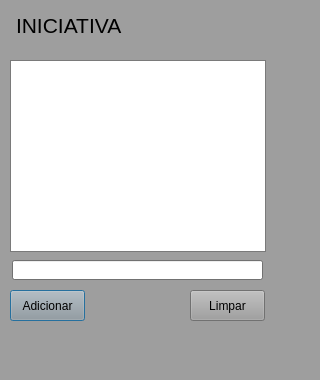
<?xml version="1.0" encoding="UTF-8"?>
<ui version="4.0">
 <class>iniciativas</class>
 <widget class="QDialog" name="iniciativas">
  <property name="geometry">
   <rect>
    <x>0</x>
    <y>0</y>
    <width>320</width>
    <height>380</height>
   </rect>
  </property>
  <property name="palette">
   <palette>
    <active>
     <colorrole role="WindowText">
      <brush brushstyle="SolidPattern">
       <color alpha="255">
        <red>0</red>
        <green>0</green>
        <blue>0</blue>
       </color>
      </brush>
     </colorrole>
     <colorrole role="Button">
      <brush brushstyle="SolidPattern">
       <color alpha="255">
        <red>158</red>
        <green>158</green>
        <blue>158</blue>
       </color>
      </brush>
     </colorrole>
     <colorrole role="Light">
      <brush brushstyle="SolidPattern">
       <color alpha="255">
        <red>237</red>
        <green>237</green>
        <blue>237</blue>
       </color>
      </brush>
     </colorrole>
     <colorrole role="Midlight">
      <brush brushstyle="SolidPattern">
       <color alpha="255">
        <red>197</red>
        <green>197</green>
        <blue>197</blue>
       </color>
      </brush>
     </colorrole>
     <colorrole role="Dark">
      <brush brushstyle="SolidPattern">
       <color alpha="255">
        <red>79</red>
        <green>79</green>
        <blue>79</blue>
       </color>
      </brush>
     </colorrole>
     <colorrole role="Mid">
      <brush brushstyle="SolidPattern">
       <color alpha="255">
        <red>105</red>
        <green>105</green>
        <blue>105</blue>
       </color>
      </brush>
     </colorrole>
     <colorrole role="Text">
      <brush brushstyle="SolidPattern">
       <color alpha="255">
        <red>0</red>
        <green>0</green>
        <blue>0</blue>
       </color>
      </brush>
     </colorrole>
     <colorrole role="BrightText">
      <brush brushstyle="SolidPattern">
       <color alpha="255">
        <red>255</red>
        <green>255</green>
        <blue>255</blue>
       </color>
      </brush>
     </colorrole>
     <colorrole role="ButtonText">
      <brush brushstyle="SolidPattern">
       <color alpha="255">
        <red>0</red>
        <green>0</green>
        <blue>0</blue>
       </color>
      </brush>
     </colorrole>
     <colorrole role="Base">
      <brush brushstyle="SolidPattern">
       <color alpha="255">
        <red>255</red>
        <green>255</green>
        <blue>255</blue>
       </color>
      </brush>
     </colorrole>
     <colorrole role="Window">
      <brush brushstyle="SolidPattern">
       <color alpha="255">
        <red>158</red>
        <green>158</green>
        <blue>158</blue>
       </color>
      </brush>
     </colorrole>
     <colorrole role="Shadow">
      <brush brushstyle="SolidPattern">
       <color alpha="255">
        <red>0</red>
        <green>0</green>
        <blue>0</blue>
       </color>
      </brush>
     </colorrole>
     <colorrole role="AlternateBase">
      <brush brushstyle="SolidPattern">
       <color alpha="255">
        <red>206</red>
        <green>206</green>
        <blue>206</blue>
       </color>
      </brush>
     </colorrole>
     <colorrole role="ToolTipBase">
      <brush brushstyle="SolidPattern">
       <color alpha="255">
        <red>255</red>
        <green>255</green>
        <blue>220</blue>
       </color>
      </brush>
     </colorrole>
     <colorrole role="ToolTipText">
      <brush brushstyle="SolidPattern">
       <color alpha="255">
        <red>0</red>
        <green>0</green>
        <blue>0</blue>
       </color>
      </brush>
     </colorrole>
     <colorrole role="PlaceholderText">
      <brush brushstyle="SolidPattern">
       <color alpha="128">
        <red>0</red>
        <green>0</green>
        <blue>0</blue>
       </color>
      </brush>
     </colorrole>
    </active>
    <inactive>
     <colorrole role="WindowText">
      <brush brushstyle="SolidPattern">
       <color alpha="255">
        <red>0</red>
        <green>0</green>
        <blue>0</blue>
       </color>
      </brush>
     </colorrole>
     <colorrole role="Button">
      <brush brushstyle="SolidPattern">
       <color alpha="255">
        <red>158</red>
        <green>158</green>
        <blue>158</blue>
       </color>
      </brush>
     </colorrole>
     <colorrole role="Light">
      <brush brushstyle="SolidPattern">
       <color alpha="255">
        <red>237</red>
        <green>237</green>
        <blue>237</blue>
       </color>
      </brush>
     </colorrole>
     <colorrole role="Midlight">
      <brush brushstyle="SolidPattern">
       <color alpha="255">
        <red>197</red>
        <green>197</green>
        <blue>197</blue>
       </color>
      </brush>
     </colorrole>
     <colorrole role="Dark">
      <brush brushstyle="SolidPattern">
       <color alpha="255">
        <red>79</red>
        <green>79</green>
        <blue>79</blue>
       </color>
      </brush>
     </colorrole>
     <colorrole role="Mid">
      <brush brushstyle="SolidPattern">
       <color alpha="255">
        <red>105</red>
        <green>105</green>
        <blue>105</blue>
       </color>
      </brush>
     </colorrole>
     <colorrole role="Text">
      <brush brushstyle="SolidPattern">
       <color alpha="255">
        <red>0</red>
        <green>0</green>
        <blue>0</blue>
       </color>
      </brush>
     </colorrole>
     <colorrole role="BrightText">
      <brush brushstyle="SolidPattern">
       <color alpha="255">
        <red>255</red>
        <green>255</green>
        <blue>255</blue>
       </color>
      </brush>
     </colorrole>
     <colorrole role="ButtonText">
      <brush brushstyle="SolidPattern">
       <color alpha="255">
        <red>0</red>
        <green>0</green>
        <blue>0</blue>
       </color>
      </brush>
     </colorrole>
     <colorrole role="Base">
      <brush brushstyle="SolidPattern">
       <color alpha="255">
        <red>255</red>
        <green>255</green>
        <blue>255</blue>
       </color>
      </brush>
     </colorrole>
     <colorrole role="Window">
      <brush brushstyle="SolidPattern">
       <color alpha="255">
        <red>158</red>
        <green>158</green>
        <blue>158</blue>
       </color>
      </brush>
     </colorrole>
     <colorrole role="Shadow">
      <brush brushstyle="SolidPattern">
       <color alpha="255">
        <red>0</red>
        <green>0</green>
        <blue>0</blue>
       </color>
      </brush>
     </colorrole>
     <colorrole role="AlternateBase">
      <brush brushstyle="SolidPattern">
       <color alpha="255">
        <red>206</red>
        <green>206</green>
        <blue>206</blue>
       </color>
      </brush>
     </colorrole>
     <colorrole role="ToolTipBase">
      <brush brushstyle="SolidPattern">
       <color alpha="255">
        <red>255</red>
        <green>255</green>
        <blue>220</blue>
       </color>
      </brush>
     </colorrole>
     <colorrole role="ToolTipText">
      <brush brushstyle="SolidPattern">
       <color alpha="255">
        <red>0</red>
        <green>0</green>
        <blue>0</blue>
       </color>
      </brush>
     </colorrole>
     <colorrole role="PlaceholderText">
      <brush brushstyle="SolidPattern">
       <color alpha="128">
        <red>0</red>
        <green>0</green>
        <blue>0</blue>
       </color>
      </brush>
     </colorrole>
    </inactive>
    <disabled>
     <colorrole role="WindowText">
      <brush brushstyle="SolidPattern">
       <color alpha="255">
        <red>79</red>
        <green>79</green>
        <blue>79</blue>
       </color>
      </brush>
     </colorrole>
     <colorrole role="Button">
      <brush brushstyle="SolidPattern">
       <color alpha="255">
        <red>158</red>
        <green>158</green>
        <blue>158</blue>
       </color>
      </brush>
     </colorrole>
     <colorrole role="Light">
      <brush brushstyle="SolidPattern">
       <color alpha="255">
        <red>237</red>
        <green>237</green>
        <blue>237</blue>
       </color>
      </brush>
     </colorrole>
     <colorrole role="Midlight">
      <brush brushstyle="SolidPattern">
       <color alpha="255">
        <red>197</red>
        <green>197</green>
        <blue>197</blue>
       </color>
      </brush>
     </colorrole>
     <colorrole role="Dark">
      <brush brushstyle="SolidPattern">
       <color alpha="255">
        <red>79</red>
        <green>79</green>
        <blue>79</blue>
       </color>
      </brush>
     </colorrole>
     <colorrole role="Mid">
      <brush brushstyle="SolidPattern">
       <color alpha="255">
        <red>105</red>
        <green>105</green>
        <blue>105</blue>
       </color>
      </brush>
     </colorrole>
     <colorrole role="Text">
      <brush brushstyle="SolidPattern">
       <color alpha="255">
        <red>79</red>
        <green>79</green>
        <blue>79</blue>
       </color>
      </brush>
     </colorrole>
     <colorrole role="BrightText">
      <brush brushstyle="SolidPattern">
       <color alpha="255">
        <red>255</red>
        <green>255</green>
        <blue>255</blue>
       </color>
      </brush>
     </colorrole>
     <colorrole role="ButtonText">
      <brush brushstyle="SolidPattern">
       <color alpha="255">
        <red>79</red>
        <green>79</green>
        <blue>79</blue>
       </color>
      </brush>
     </colorrole>
     <colorrole role="Base">
      <brush brushstyle="SolidPattern">
       <color alpha="255">
        <red>158</red>
        <green>158</green>
        <blue>158</blue>
       </color>
      </brush>
     </colorrole>
     <colorrole role="Window">
      <brush brushstyle="SolidPattern">
       <color alpha="255">
        <red>158</red>
        <green>158</green>
        <blue>158</blue>
       </color>
      </brush>
     </colorrole>
     <colorrole role="Shadow">
      <brush brushstyle="SolidPattern">
       <color alpha="255">
        <red>0</red>
        <green>0</green>
        <blue>0</blue>
       </color>
      </brush>
     </colorrole>
     <colorrole role="AlternateBase">
      <brush brushstyle="SolidPattern">
       <color alpha="255">
        <red>158</red>
        <green>158</green>
        <blue>158</blue>
       </color>
      </brush>
     </colorrole>
     <colorrole role="ToolTipBase">
      <brush brushstyle="SolidPattern">
       <color alpha="255">
        <red>255</red>
        <green>255</green>
        <blue>220</blue>
       </color>
      </brush>
     </colorrole>
     <colorrole role="ToolTipText">
      <brush brushstyle="SolidPattern">
       <color alpha="255">
        <red>0</red>
        <green>0</green>
        <blue>0</blue>
       </color>
      </brush>
     </colorrole>
     <colorrole role="PlaceholderText">
      <brush brushstyle="SolidPattern">
       <color alpha="128">
        <red>0</red>
        <green>0</green>
        <blue>0</blue>
       </color>
      </brush>
     </colorrole>
    </disabled>
   </palette>
  </property>
  <property name="windowTitle">
   <string>Dialog</string>
  </property>
  <widget class="QPushButton" name="pushButton">
   <property name="geometry">
    <rect>
     <x>10</x>
     <y>290</y>
     <width>75</width>
     <height>31</height>
    </rect>
   </property>
   <property name="text">
    <string>Adicionar</string>
   </property>
  </widget>
  <widget class="QPushButton" name="pushButton_2">
   <property name="geometry">
    <rect>
     <x>190</x>
     <y>290</y>
     <width>75</width>
     <height>31</height>
    </rect>
   </property>
   <property name="text">
    <string>Limpar</string>
   </property>
  </widget>
  <widget class="QListWidget" name="listWidget">
   <property name="geometry">
    <rect>
     <x>10</x>
     <y>60</y>
     <width>256</width>
     <height>192</height>
    </rect>
   </property>
  </widget>
  <widget class="QLineEdit" name="lineEdit">
   <property name="geometry">
    <rect>
     <x>12</x>
     <y>260</y>
     <width>251</width>
     <height>20</height>
    </rect>
   </property>
  </widget>
  <widget class="QLabel" name="label">
   <property name="geometry">
    <rect>
     <x>16</x>
     <y>10</y>
     <width>171</width>
     <height>31</height>
    </rect>
   </property>
   <property name="font">
    <font>
     <pointsize>16</pointsize>
    </font>
   </property>
   <property name="text">
    <string>INICIATIVA</string>
   </property>
  </widget>
 </widget>
 <resources/>
 <connections/>
</ui>
